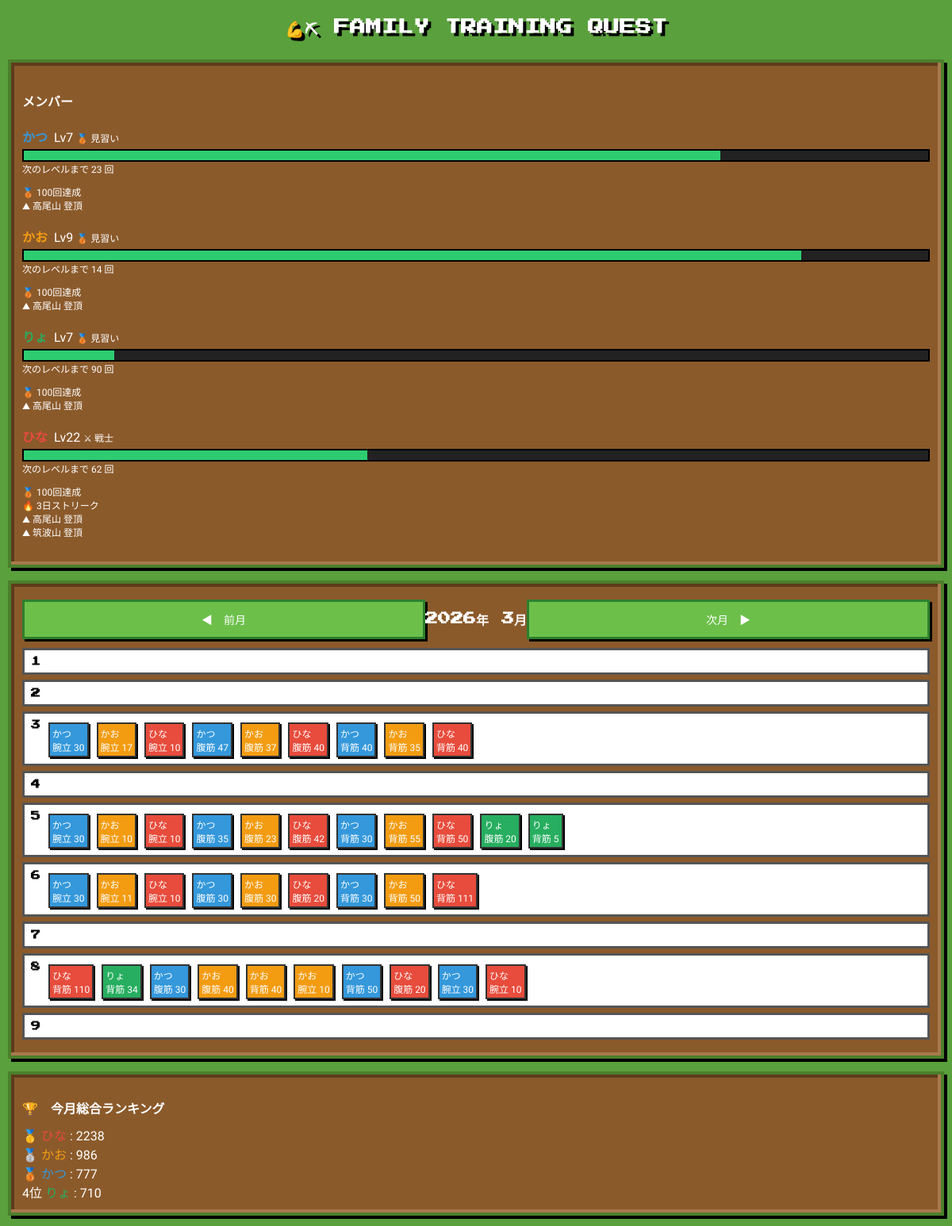
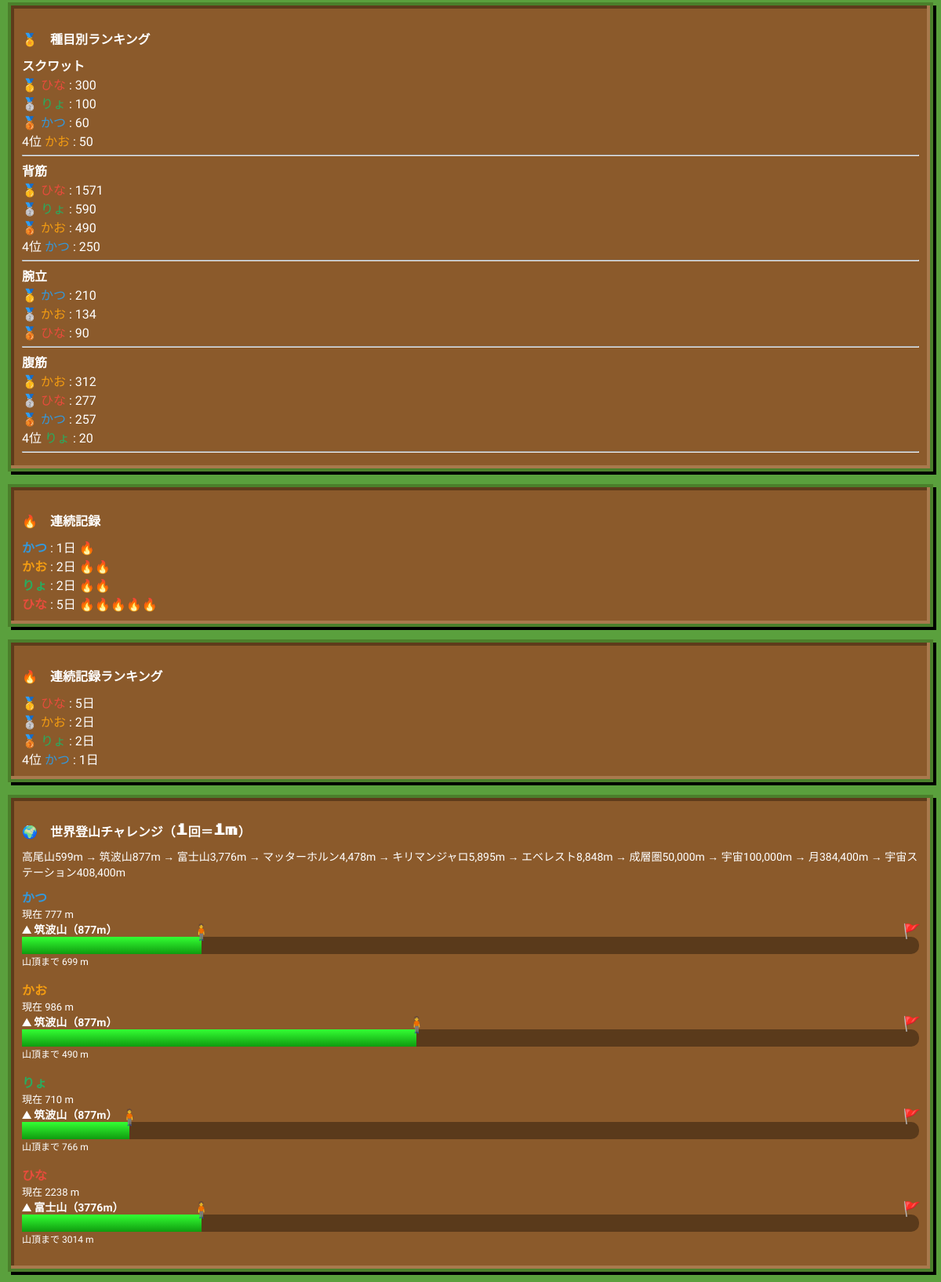
The page / (upper part) on the database its author committed (2 pictures, top to bottom).
### tables this page shows
CREATE TABLE members(
        id INTEGER PRIMARY KEY AUTOINCREMENT,
        name TEXT
    );

CREATE TABLE workouts(
        id INTEGER PRIMARY KEY AUTOINCREMENT,
        member_id INTEGER,
        exercise_id INTEGER,
        reps INTEGER,
        day TEXT
    );

CREATE TABLE exercises(
        id INTEGER PRIMARY KEY AUTOINCREMENT,
        name TEXT
    );

### app.py (the view)
@app.route("/")
def index():
    y = request.args.get("year", type=int)
    m = request.args.get("month", type=int)
    today = date.today()
    year = y or today.year
    month = m or today.month
    calendar.setfirstweekday(calendar.SUNDAY)
    cal = calendar.monthcalendar(year, month)
    members = query("SELECT * FROM members")
    exercises = query("SELECT * FROM exercises")
    member_colors={}
    palette=[
        "#3498db","#f39c12","#27ae60","#e74c3c",
        "#9b59b6","#1abc9c","#e67e22","#2ecc71"
    ]
    for i,m in enumerate(members):
        member_colors[m[1]]=palette[i%len(palette)]
    workouts=query("""
    SELECT w.id,w.day,m.id,m.name,e.id,e.name,w.reps
    FROM workouts w
    JOIN members m ON w.member_id=m.id
    JOIN exercises e ON w.exercise_id=e.id
    """)
    workout_map={}
    for w in workouts:
        wid,day,mid,mname,eid,ename,reps=w
        if day not in workout_map:
            workout_map[day]=[]
        workout_map[day].append({
            "id":wid,
            "member_id":mid,
            "member":mname,
            "exercise_id":eid,
            "exercise":ename,
            "reps":reps
        })
    ranking=query("""
    SELECT m.name,SUM(w.reps)
    FROM workouts w
    JOIN members m ON w.member_id=m.id
    WHERE strftime('%Y-%m',w.day)=?
    GROUP BY m.name
    ORDER BY SUM(w.reps) DESC
    """,(f"{year}-{month:02d}",))
    ranking_by_exercise=query("""
    SELECT e.name,m.name,SUM(w.reps)
    FROM workouts w
    JOIN exercises e ON w.exercise_id=e.id
    JOIN members m ON w.member_id=m.id
    WHERE strftime('%Y-%m',w.day)=?
    GROUP BY e.name,m.name
    ORDER BY e.name,SUM(w.reps) DESC
    """,(f"{year}-{month:02d}",))
    exercise_stats=query("""
    SELECT e.name,SUM(w.reps)
    FROM workouts w
    JOIN exercises e ON w.exercise_id=e.id
    WHERE strftime('%Y-%m',w.day)=?
    GROUP BY e.name
    """,(f"{year}-{month:02d}",))
    member_stats=query("""
    SELECT m.name,SUM(w.reps)
    FROM workouts w
    JOIN members m ON w.member_id=m.id
    WHERE strftime('%Y-%m',w.day)=?
    GROUP BY m.name
    """,(f"{year}-{month:02d}",))
    member_levels = {}
    member_badges = {}
    mountains = [
        {"name":"高尾山","height":599},
        {"name":"筑波山","height":877},
        {"name":"富士山","height":3776},
        {"name":"マッターホルン","height":4478},
        {"name":"キリマンジャロ","height":5895},
        {"name":"エベレスト","height":8848},
        {"name":"成層圏","height":50000},
        {"name":"宇宙","height":100000},
        {"name":"月","height":384400},
        {"name":"宇宙ステーション","height":408000}
    ]
    for m in members:
        name = m[1]
        row = query("""
        SELECT SUM(reps)
        FROM workouts w
        JOIN members m ON w.member_id=m.id
        WHERE m.name=?
        """,(name,),one=True)
        total = row[0] if row and row[0] else 0
        badges = []
        if total >= 100:
            badges.append("🥉 100回達成")
        if total >= 3000:
            badges.append("🥈 3000回達成")
        if total >= 10000:
            badges.append("🥇 10000回達成")
        streak = calculate_streak(m[0])
        if streak >= 3:
            badges.append("🔥 3日ストリーク")
        if streak >= 7:
            badges.append("🔥 7日ストリーク")
        if streak >= 30:
            badges.append("🔥 30日ストリーク")
        passed_height = 0
        for mt in mountains:
            passed_height += mt["height"]
            if total >= passed_height:
                badges.append(f"⛰ {mt['name']} 登頂")
            else:
                break
        member_badges[name] = badges
    for m in members:
        name = m[1]
        row = query("""
        SELECT SUM(reps)
        FROM workouts w
        JOIN members m ON w.member_id=m.id
        WHERE m.name=?
        """,(name,),one=True)
        total = int(row[0]) if row and row[0] else 0
        level = int(total // 100)
        next_level = (level + 1) * 100
        progress = int((total % 100) / 100 * 100)
        remain = next_level - total
        if level >= 100:
            title = "👑 レジェンド"
        elif level >= 50:
            title = "🦾 マスター"
        elif level >= 20:
            title = "⚔ 戦士"
        elif level >= 5:
            title = "🥉 見習い"
        else:
            title = "🙂 ルーキー"
        member_levels[name] = {
            "level": level,
            "progress": progress,
            "remain": remain,
            "title": title
        }
        mountain_progress = []
        for m in member_stats:
            name = m[0]
            total = m[1] or 0
            climbed = total
            passed_height = 0
            current_mountain = mountains[-1]["name"]
            goal = mountains[-1]["height"]
            progress = 100
            remaining = 0
            for mt in mountains:
                if climbed < passed_height + mt["height"]:
                    current_mountain = mt["name"]
                    goal = mt["height"]
                    current_height = climbed - passed_height
                    progress = int((current_height / goal) * 100)
                    remaining = goal - current_height
                    break
                passed_height += mt["height"]
            mountain_progress.append({
                "name": name,
                "height": climbed,
                "mountain": current_mountain,
                "progress": progress,
                "remaining": remaining,
                "goal": goal
            })
    member_exercise_stats={}
    for w in workouts:
        wid,day,mid,mname,eid,ename,reps=w
        reps = int(reps) if reps else 0
        if ename not in member_exercise_stats:
            member_exercise_stats[ename]={}
        if mname not in member_exercise_stats[ename]:
            member_exercise_stats[ename][mname]=0
        member_exercise_stats[ename][mname]+=reps
    exercise_day_details={}
    for w in workouts:
        wid,day,mid,mname,eid,ename,reps=w
        if ename not in exercise_day_details:
            exercise_day_details[ename]=[]
        exercise_day_details[ename].append({
            "day":day,
            "member":mname,
            "reps":reps
        })
    today_str=date.today().strftime("%Y-%m-%d")
    member_streaks = []
    for m in members:
        member_id = m[0]
        member_name = m[1]
        streak = calculate_streak(member_id)
        member_streaks.append({
            "name": member_name,
            "streak": streak
        })
    streak_ranking = sorted(
        member_streaks,
        key=lambda x: x["streak"],
        reverse=True
    )
    return render_template(
        "index.html",
        members=members,
        exercises=exercises,
        calendar=cal,
        workouts=workout_map,
        year=year,
        month=month,
        member_colors=member_colors,
        ranking=ranking,
        exercise_stats=exercise_stats,
        member_stats=member_stats,
        member_exercise_stats=json.dumps(member_exercise_stats),
        exercise_day_details=json.dumps(exercise_day_details),
        ranking_by_exercise=ranking_by_exercise,
        current_date=today_str,
        member_streaks=member_streaks,
        streak_ranking=streak_ranking,
        member_levels=member_levels,
        member_badges=member_badges,
        mountain_progress=mountain_progress
    )

### app.py (called while the page is built)
def calculate_streak(member_id):
    conn = sqlite3.connect(DB)
    cur = conn.cursor()
    cur.execute("""
        SELECT DISTINCT day
        FROM workouts
        WHERE member_id=?
        ORDER BY day DESC
    """,(member_id,))
    rows = cur.fetchall()
    conn.close()
    dates = set(r[0] for r in rows)
    today = date.today()
    yesterday = today - timedelta(days=1)
    streak = 0
    if today.strftime("%Y-%m-%d") in dates:
        start = today
    else:
        start = yesterday
    for i in range(365):
        d = (start - timedelta(days=i)).strftime("%Y-%m-%d")
        if d in dates:
            streak += 1
        else:
            break
    return streak

def query(sql,args=(),one=False):
    con=sqlite3.connect(DB)
    cur=con.cursor()
    cur.execute(sql,args)
    r=cur.fetchall()
    con.commit()
    con.close()
    return (r[0] if r else None) if one else r

### templates/index.html (shortened to what this page needs)
<!DOCTYPE html>
<html lang="ja">
<head>
</head>
<body>
<h1>💪⛏ FAMILY TRAINING QUEST</h1>
<div class="card">
<h4>メンバー</h4>
{% for m in members %}
{% set lv = member_levels[m[1]] %}
<div style="margin-bottom:12px">
<b style="color:{{ member_colors[m[1]] }}">{{ m[1] }}</b>
&nbsp;Lv{{ lv.level }}
<span style="font-size:12px">{{ lv.title }}</span>
<div style="background:#222; height:16px; border:2px solid #000; margin-top:4px;">
<div style="height:100%; width:{{ lv.progress }}%; background:#2ecc71;"></div>
</div>
<div style="font-size:12px">次のレベルまで {{ lv.remain }} 回</div>
</div>
{% if member_badges[m[1]] %}
<div style="margin-top:6px;font-size:12px">
{% for b in member_badges[m[1]] %}
<div>{{b}}</div>
{% endfor %}
</div>
{% endif %}
<br>
{% endfor %}
</div>
<div class="card">
<div style="display:flex; justify-content:space-between; align-items:center; margin-bottom:5px; flex-wrap: nowrap;">
    <button type="button" onclick="changeMonth(-1)">◀ 前月</button>
    <h3 style="margin:0; font-size:16px; white-space: nowrap;">{{year}}年 {{month}}月</h3>
    <button type="button" onclick="changeMonth(1)">次月 ▶</button>
</div>
<div class="calendar">
{% set today_str = current_date|default("") %}
{% for week in calendar %}
  {% for day in week %}
    {% if day == 0 %}
      <div class="empty"></div>
    {% else %}
      {% set d = "%04d-%02d-%02d"|format(year,month,day) %}
      {% set is_today = (d == today_str) %}
      <div class="day" style="background: {% if is_today %}#fcefa1{% else %}white{% endif %};">
          <div class="daynum" onclick="openModal('{{d}}')">{{day}}</div>
          {% if workouts.get(d) %}
              {% for w in workouts[d] %}
                  <div class="log"
                      style="background:{{ member_colors[w.member] }}; color:white;"
                      onclick="openModal('{{d}}','{{w.member_id}}','{{w.exercise_id}}','{{w.reps}}','{{w.id}}')">
                      {{ w.member }}<br>{{ w.exercise }} {{ w.reps }}
                  </div>
              {% endfor %}
          {% endif %}
      </div>
    {% endif %}
  {% endfor %}
{% endfor %}
</div>
</div>
<div class="card">
<h3>🏆 今月総合ランキング</h3>
{% for r in ranking %}
<div>
{% if loop.index == 1 %}
🥇
{% elif loop.index == 2 %}
🥈
{% elif loop.index == 3 %}
🥉
{% else %}
{{loop.index}}位
{% endif %}
<span style="color:{{member_colors[r[0]]}};">
{{r[0]}}
</span>
 : {{r[1]}}
</div>
{% endfor %}
</div>
<div class="card">
<h3>🏅 種目別ランキング</h3>
{% set grouped = {} %}
{% for r in ranking_by_exercise %}
    {% set exercise = r[0] %}
    {% set member = r[1] %}
    {% set reps = r[2] %}
{% endfor %}
{% for exercise, members_list in grouped.items() %}
<b>{{ exercise }}</b><br>
{% for m in members_list %}
{% if loop.index == 1 %}
🥇
{% elif loop.index == 2 %}
🥈
{% elif loop.index == 3 %}
🥉
{% else %}
{{loop.index}}位
{% endif %}
<span style="color:{{member_colors[m.member]}};">
{{ m.member }}
</span>
 : {{ m.reps }}<br>
{% endfor %}
<hr style="margin:6px 0;">
{% endfor %}
</div>
<div class="card">
<h3>🔥 連続記録</h3>
{% for s in member_streaks %}
<div>
<span style="color:{{member_colors[s.name]}}; font-weight:bold;">
{{ s.name }}
</span>
 : {{ s.streak }}日
 {{ "🔥" * s.streak }}
</div>
{% endfor %}
</div>
<div class="card">
<h3>🔥 連続記録ランキング</h3>
{% for s in streak_ranking %}
<div>
{% if loop.index == 1 %}🥇
{% elif loop.index == 2 %}🥈
{% elif loop.index == 3 %}🥉
{% else %}{{loop.index}}位
{% endif %}
<span style="color:{{member_colors[s.name]}}">
{{ s.name }}
</span>
 : {{ s.streak }}日
</div>
{% endfor %}
</div>
<div class="card">
<h3>🌍 世界登山チャレンジ（1回＝1m）</h3>
<div style="font-size:14px;margin-bottom:10px;">
高尾山599m → 筑波山877m → 富士山3,776m → マッターホルン4,478m → キリマンジャロ5,895m → エベレスト8,848m → 成層圏50,000m → 宇宙100,000m → 月384,400m
→ 宇宙ステーション408,400m</div>
{% for member in members %}
  {% for m in mountain_progress %}
    {% if m.name == member[1] %}
<div style="margin-bottom:16px">
<span class="member-name" style="color:{{ member_colors[m.name] }}">
{{ m.name }}
</span>
<div style="font-size:13px">
現在 {{m.height}} m
</div>
<div style="font-size:14px;font-weight:bold">
⛰ {{m.mountain}}（{{m.goal}}m）
</div>
<div class="mountain-bar">
<div class="mountain-fill"
style="width:{{m.progress}}%">
</div>
<div class="climber"
style="left:{{m.progress}}%">
🧍
</div>
<div class="flag">
🚩
</div>
</div>
{% if m.remaining > 0 %}
<div style="font-size:12px">
山頂まで {{m.remaining}} m
</div>
{% else %}
<div style="color:#e74c3c;font-weight:bold">
🎉 登頂！！
</div>
{% endif %}
</div>
    {% endif %}
  {% endfor %}
{% endfor %}
</div>
</body>
</html>

### templates/index.html (style rules this page uses)
*, *::before, *::after { box-sizing: border-box; }
body { font-family:"DotGothic16",sans-serif; background:#5aa03d; margin:0; padding:10px; image-rendering:pixelated; }
h1 { text-align:center; font-family:"Press Start 2P"; font-size:20px; color:#fff; text-shadow:4px 4px 0 #000; margin-bottom:18px; }
.card { background:#8B5A2B; border:4px solid #4b7f2b; box-shadow: inset -4px -4px 0 #a8794d, inset 4px 4px 0 #5e3b1b, 4px 4px 0 #000; padding:14px; margin-bottom:16px; color:white; }
.card h3 { font-family:"Press Start 2P"; font-size:16px; margin-bottom:10px; }
button { width:100%; padding:12px; margin:6px 0; font-family:"Press Start 2P"; font-size:14px; background:#6cc04a; border:3px solid #2d7f2d; color:white; box-shadow:3px 3px 0 #000; cursor:pointer; }
.calendar { display:flex; flex-direction:column; gap:6px; max-height:500px; overflow-y:auto; }
.day { background:#9e9e9e; padding:8px; border:3px solid #555; font-size:14px; display:flex; flex-direction:row; align-items:flex-start; gap:10px; }
.daynum { font-weight:bold; font-family:"Press Start 2P"; font-size:12px; color:black; }
.log { font-size:12px; margin-top:3px; padding:3px; color:white; border:2px solid #333; box-shadow:2px 2px 0 #000; }
.mountain-bar { position:relative; width:100%; height:22px; background:#5a3a1b; border-radius:10px; overflow:visible; }
.mountain-fill { height:100%; background:linear-gradient(#33ff33,#0f9b0f); transition:width 1s ease-out; }
.climber { position:absolute; top:-18px; font-size:20px; transform:translateX(-50%); transition:left 1s ease-out; }
.flag { position:absolute; right:-2px; top:-18px; font-size:18px; }
.member-name { font-weight:bold; font-size:16px; }

### rows shown on the page
members: name "かつ", level "7", title "🥉 見習い", {{ lv.progress }} 77 (drawn), remain "23", 1 "🥉 100回達成" "⛰ 高尾山 登頂", streak "1", streak "🔥", name "かつ", height "777", mountain "筑波山", goal "877", {{ m.progress }} 20 (drawn), remaining "699"
members: name "かお", level "9", title "🥉 見習い", {{ lv.progress }} 86 (drawn), remain "14", 1 "🥉 100回達成" "⛰ 高尾山 登頂", streak "2", streak "🔥🔥", name "かお", height "986", mountain "筑波山", goal "877", {{ m.progress }} 44 (drawn), remaining "490"
members: name "りょ", level "7", title "🥉 見習い", {{ lv.progress }} 10 (drawn), remain "90", 1 "🥉 100回達成" "⛰ 高尾山 登頂", streak "2", streak "🔥🔥", name "りょ", height "710", mountain "筑波山", goal "877", {{ m.progress }} 12 (drawn), remaining "766"
members: name "ひな", level "22", title "⚔ 戦士", {{ lv.progress }} 38 (drawn), remain "62", 1 "🥉 100回達成" "🔥 3日ストリーク" "⛰ 高尾山 登頂" "⛰ 筑波山 登頂", streak "5", streak "🔥🔥🔥🔥🔥", name "ひな", height "2238", mountain "富士山", goal "3776", {{ m.progress }} 20 (drawn), remaining "3014"
workouts: member "かつ", exercise "腕立", reps "30"
workouts: member "かお", exercise "腕立", reps "17"
workouts: member "ひな", exercise "腕立", reps "10"
workouts: member "かつ", exercise "腹筋", reps "47"
workouts: member "かお", exercise "腹筋", reps "37"
workouts: member "ひな", exercise "腹筋", reps "40"
workouts: member "かつ", exercise "背筋", reps "40"
workouts: member "かお", exercise "背筋", reps "35"
workouts: member "ひな", exercise "背筋", reps "40"
workouts: member "かつ", exercise "腕立", reps "30"
workouts: member "かお", exercise "腕立", reps "10"
workouts: member "ひな", exercise "腕立", reps "10"
workouts: member "かつ", exercise "腹筋", reps "35"
workouts: member "かお", exercise "腹筋", reps "23"
workouts: member "ひな", exercise "腹筋", reps "42"
workouts: member "かつ", exercise "背筋", reps "30"
workouts: member "かお", exercise "背筋", reps "55"
workouts: member "ひな", exercise "背筋", reps "50"
workouts: member "りょ", exercise "腹筋", reps "20"
workouts: member "りょ", exercise "背筋", reps "5"
workouts: member "かつ", exercise "腕立", reps "30"
workouts: member "かお", exercise "腕立", reps "11"
workouts: member "ひな", exercise "腕立", reps "10"
workouts: member "かつ", exercise "腹筋", reps "30"
workouts: member "かお", exercise "腹筋", reps "30"
workouts: member "ひな", exercise "腹筋", reps "20"
workouts: member "かつ", exercise "背筋", reps "30"
workouts: member "かお", exercise "背筋", reps "50"
workouts: member "ひな", exercise "背筋", reps "111"
workouts: member "ひな", exercise "背筋", reps "110"
workouts: member "りょ", exercise "背筋", reps "34"
workouts: member "かつ", exercise "腹筋", reps "30"
workouts: member "かお", exercise "腹筋", reps "40"
workouts: member "かお", exercise "背筋", reps "40"
workouts: member "かお", exercise "腕立", reps "10"
workouts: member "かつ", exercise "背筋", reps "50"
workouts: member "ひな", exercise "腹筋", reps "20"
workouts: member "かつ", exercise "腕立", reps "30"
workouts: member "ひな", exercise "腕立", reps "10"

### other values the page prints
{{ year }} "2026"
{{ month }} "3"
{{ day }} "1" "2" "3" "4" "5" "6" "7" "8" "9"
{{ r[0] }} "ひな" "かお" "かつ" "りょ"
{{ r[1] }} "2238" "986" "777" "710"
{{ exercise }} "スクワット" "背筋" "腕立" "腹筋"
{{ m.member }} "ひな" "りょ" "かつ" "かお" "ひな" "りょ" "かお" "かつ" "かつ" "かお" "ひな" "かお" "ひな" "かつ" "りょ"
{{ m.reps }} "300" "100" "60" "50" "1571" "590" "490" "250" "210" "134" "90" "312" "277" "257" "20"
